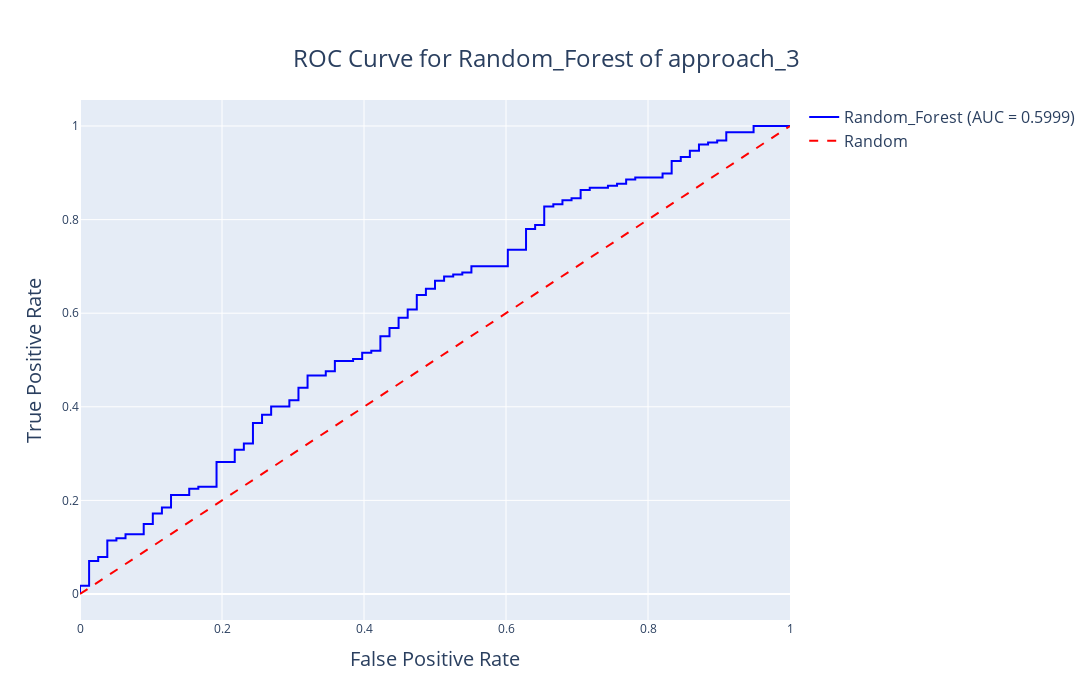

The notebook cell saved with this chart:
### Markdown cell above
### <a id='toc1_3_2_'></a>[3.2 Random Forest](#toc0_)

### Code cell
### 1. Define hyperparameter distributions for each model
rf_params = {
    "n_estimators": randint(10, 150),
    "max_depth": [3, 5, 10, 15],
    "min_samples_split": randint(10, 30),
    "min_samples_leaf": randint(10, 30),
}

### 2. Train Random Forest
rf = RandomForestClassifier(random_state=42)
rf_best, rf_auc, rf_acc, rf_f1, report = model_training.tune_and_evaluate_model(
    rf,
    rf_params,
    X_train,
    y_train,
    X_test,
    y_test,
    model_name="Random_Forest",
    log_dir="models/logs/approach_3",
    model_dir="models/saved_models/approach_3",
    approach="approach_3",
)
